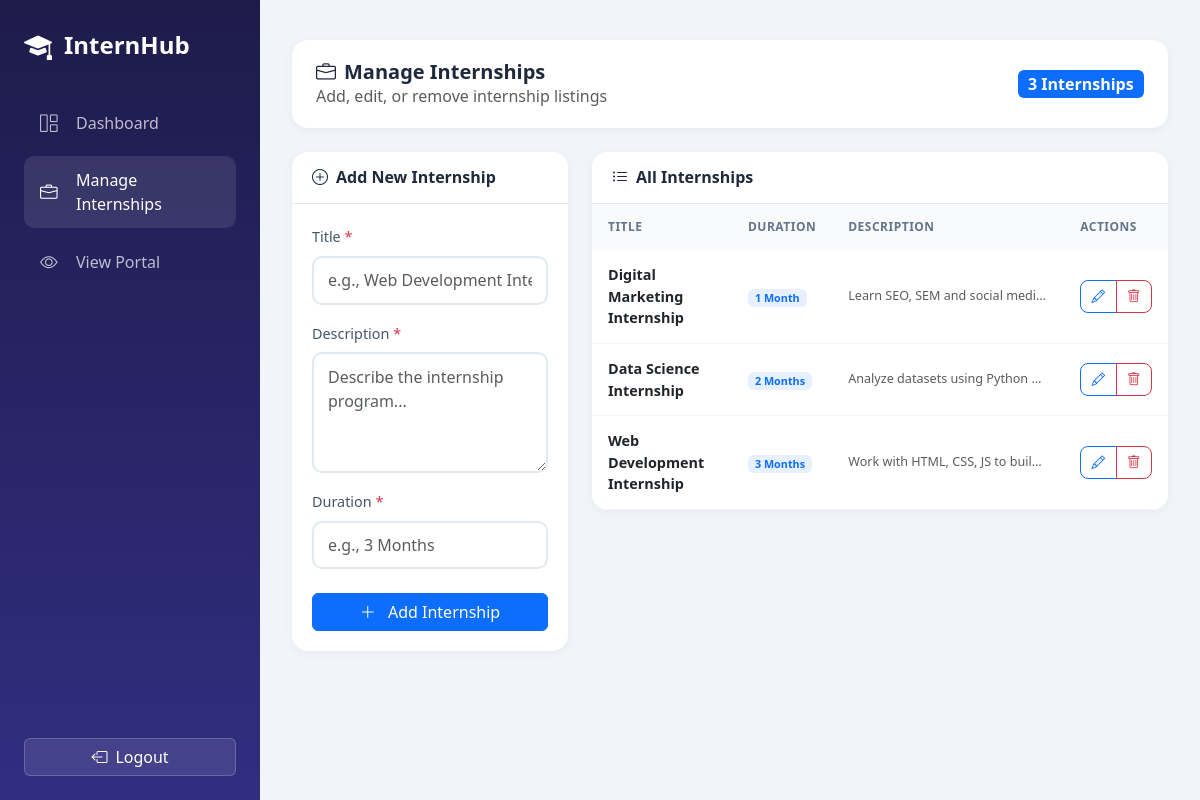
The page /admin/manage_internships.php (signed in) on the database its author committed.
### tables this page shows
CREATE TABLE internships (
  id INT AUTO_INCREMENT PRIMARY KEY,
  title VARCHAR(100),
  description TEXT,
  duration VARCHAR(50)
);

### admin/manage_internships.php (the view, shortened to what this page needs)
<?php
session_start(); require '../includes/db.php';
$editInternship = null;
$internships = $conn->query("SELECT * FROM internships ORDER BY id DESC");
$internshipCount = $conn->query("SELECT COUNT(*) as count FROM internships")->fetch()['count'];
?>
<!DOCTYPE html>
<html lang="en">
<head>
  <link rel="stylesheet" href="https://cdn.jsdelivr.net/npm/bootstrap@5.3.0/dist/css/bootstrap.min.css">
  <link rel="stylesheet" href="https://cdn.jsdelivr.net/npm/bootstrap-icons@1.11.0/font/bootstrap-icons.css">
</head>
<body>
  <aside class="sidebar" id="sidebar">
    <div class="sidebar-brand">
      <i class="bi bi-mortarboard-fill"></i>
      <span>InternHub</span>
    </div>
    <ul class="sidebar-nav">
      <li><a href="dashboard.php"><i class="bi bi-grid-1x2"></i><span>Dashboard</span></a></li>
      <li><a href="manage_internships.php" class="active"><i class="bi bi-briefcase"></i><span>Manage Internships</span></a></li>
      <li><a href="../index.php" target="_blank"><i class="bi bi-eye"></i><span>View Portal</span></a></li>
    </ul>
    <div class="sidebar-footer">
      <a href="?logout=1" class="btn"><i class="bi bi-box-arrow-left me-2"></i><span>Logout</span></a>
    </div>
  </aside>
  <main class="main-content">
    <div class="page-header mt-2">
      <div>
        <h1><i class="bi bi-briefcase me-2"></i>Manage Internships</h1>
        <p class="text-muted mb-0">Add, edit, or remove internship listings</p>
      </div>
      <div>
        <span class="badge bg-primary fs-6"><?= $internshipCount ?> Internship<?= $internshipCount != 1 ? 's' : '' ?></span>
      </div>
    </div>
    <div class="row">
      <div class="col-lg-4">
        <div class="form-card">
          <div class="card-header">
            <h5><i class="bi bi-<?= $editInternship ? 'pencil' : 'plus-circle' ?> me-2"></i><?= $editInternship ? 'Edit Internship' : 'Add New Internship' ?></h5>
          </div>
          <div class="card-body">
            <form method="post">
              <div class="mb-3">
                <label class="form-label">Title <span class="text-danger">*</span></label>
                <input type="text" class="form-control" name="title" placeholder="e.g., Web Development Internship"
                       value="<?= $editInternship ? htmlspecialchars($editInternship['title']) : '' ?>" required>
              </div>
              <div class="mb-3">
                <label class="form-label">Description <span class="text-danger">*</span></label>
                <textarea class="form-control" name="description" rows="4" placeholder="Describe the internship program..." required><?= $editInternship ? htmlspecialchars($editInternship['description']) : '' ?></textarea>
              </div>
              <div class="mb-4">
                <label class="form-label">Duration <span class="text-danger">*</span></label>
                <input type="text" class="form-control" name="duration" placeholder="e.g., 3 Months"
                       value="<?= $editInternship ? htmlspecialchars($editInternship['duration']) : '' ?>" required>
              </div>
              <div class="d-grid gap-2">
                <button type="submit" class="btn btn-primary">
                  <i class="bi bi-<?= $editInternship ? 'check-lg' : 'plus-lg' ?> me-2"></i>
                  <?= $editInternship ? 'Update Internship' : 'Add Internship' ?>
                </button>
              </div>
            </form>
          </div>
        </div>
      </div>
      <div class="col-lg-8">
        <div class="table-card">
          <div class="card-header">
            <h5><i class="bi bi-list-ul me-2"></i>All Internships</h5>
          </div>
          <div class="table-responsive">
            <table class="table">
              <thead>
                <tr>
                  <th>Title</th>
                  <th>Duration</th>
                  <th>Description</th>
                  <th>Actions</th>
                </tr>
              </thead>
              <tbody>
                <?php while($intern = $internships->fetch()): $hasInternships = true; ?>
                <tr>
                  <td>
                    <div class="fw-semibold"><?= htmlspecialchars($intern['title']) ?></div>
                  </td>
                  <td>
                    <span class="badge bg-primary bg-opacity-10 text-primary"><?= htmlspecialchars($intern['duration']) ?></span>
                  </td>
                  <td>
                    <small class="text-muted desc-cell d-block"><?= htmlspecialchars(substr($intern['description'], 0, 50)) ?>...</small>
                  </td>
                  <td>
                    <div class="btn-group">
                      <a href="?edit=<?= (int)$intern['id'] ?>" class="btn btn-outline-primary btn-action" title="Edit">
                        <i class="bi bi-pencil"></i>
                      </a>
                      <a href="?delete=<?= (int)$intern['id'] ?>" class="btn btn-outline-danger btn-action"
                         onclick="return confirm('Are you sure you want to delete this internship?')" title="Delete">
                        <i class="bi bi-trash"></i>
                      </a>
                    </div>
                  </td>
                </tr>
                <?php endwhile; ?>
              </tbody>
            </table>
          </div>
        </div>
      </div>
    </div>
  </main>
</body>
</html>

### admin/manage_internships.php (style rules this page uses)
:root { --primary: #6366f1; --primary-dark: #4f46e5; --sidebar: #1e1b4b; --success: #10b981; --warning: #f59e0b; --danger: #ef4444; }
* { font-family: 'Segoe UI', system-ui, -apple-system, sans-serif; box-sizing: border-box; }
body { background: #f1f5f9; overflow-x: hidden; }
.sidebar { position: fixed; left: 0; top: 0; bottom: 0; width: 260px; background: linear-gradient(180deg, var(--sidebar) 0%, #312e81 100%); color: #fff; padding: 1.5rem; z-index: 1000; transition: all 0.3s ease; }
.sidebar-brand { font-size: 1.5rem; font-weight: 700; margin-bottom: 2rem; display: flex; align-items: center; }
.sidebar-brand i { margin-right: 0.75rem; font-size: 1.75rem; }
.sidebar-nav { list-style: none; padding: 0; margin: 0; }
.sidebar-nav li { margin-bottom: 0.5rem; }
.sidebar-nav a { display: flex; align-items: center; padding: 0.75rem 1rem; color: rgba(255,255,255,0.7); text-decoration: none; border-radius: 10px; transition: all 0.2s; }
.sidebar-nav a:hover, .sidebar-nav a.active { background: rgba(255,255,255,0.1); color: #fff; }
.sidebar-nav a i { margin-right: 0.75rem; font-size: 1.1rem; min-width: 1.5rem; }
.sidebar-footer { position: absolute; bottom: 1.5rem; left: 1.5rem; right: 1.5rem; }
.sidebar-footer .btn { width: 100%; background: rgba(255,255,255,0.1); border: 1px solid rgba(255,255,255,0.2); color: #fff; }
.main-content { margin-left: 260px; padding: 2rem; min-height: 100vh; transition: all 0.3s ease; }
.page-header { background: #fff; padding: 1.25rem 1.5rem; border-radius: 16px; margin-bottom: 1.5rem; box-shadow: 0 2px 10px rgba(0,0,0,0.05); display: flex; flex-wrap: wrap; justify-content: space-between; align-items: center; gap: 1rem; }
.page-header h1 { font-size: 1.25rem; font-weight: 700; color: #1e293b; margin: 0; }
.page-header p { margin-bottom: 0; }
.form-card, .table-card { background: #fff; border-radius: 16px; box-shadow: 0 2px 10px rgba(0,0,0,0.05); overflow: hidden; margin-bottom: 1.5rem; }
.card-header { background: #fff; border-bottom: 1px solid #e2e8f0; padding: 1rem 1.25rem; display: flex; flex-wrap: wrap; justify-content: space-between; align-items: center; gap: 0.5rem; }
.card-header h5 { margin: 0; font-weight: 600; color: #1e293b; font-size: 1rem; }
.card-body { padding: 1.25rem; }
.table { margin: 0; }
.table thead th { background: #f8fafc; color: #64748b; font-weight: 600; font-size: 0.75rem; text-transform: uppercase; letter-spacing: 0.5px; padding: 0.875rem 1rem; border: none; white-space: nowrap; }
.table tbody td { padding: 0.875rem 1rem; vertical-align: middle; border-color: #f1f5f9; font-size: 0.9rem; }
.form-label { font-weight: 500; color: #475569; font-size: 0.9rem; }
.form-control { border: 2px solid #e2e8f0; border-radius: 10px; padding: 0.65rem 0.875rem; }
.btn-action { padding: 0.35rem 0.65rem; font-size: 0.85rem; border-radius: 8px; }
.desc-cell { max-width: 200px; overflow: hidden; text-overflow: ellipsis; white-space: nowrap; }

### rows shown on the page
internships: title "Digital Marketing Internship", duration "1 Month", description "Learn SEO, SEM and social medi…"
internships: title "Data Science Internship", duration "2 Months", description "Analyze datasets using Python…"
internships: title "Web Development Internship", duration "3 Months", description "Work with HTML, CSS, JS to buil…"

### other values the page prints
$internshipCount "3"
